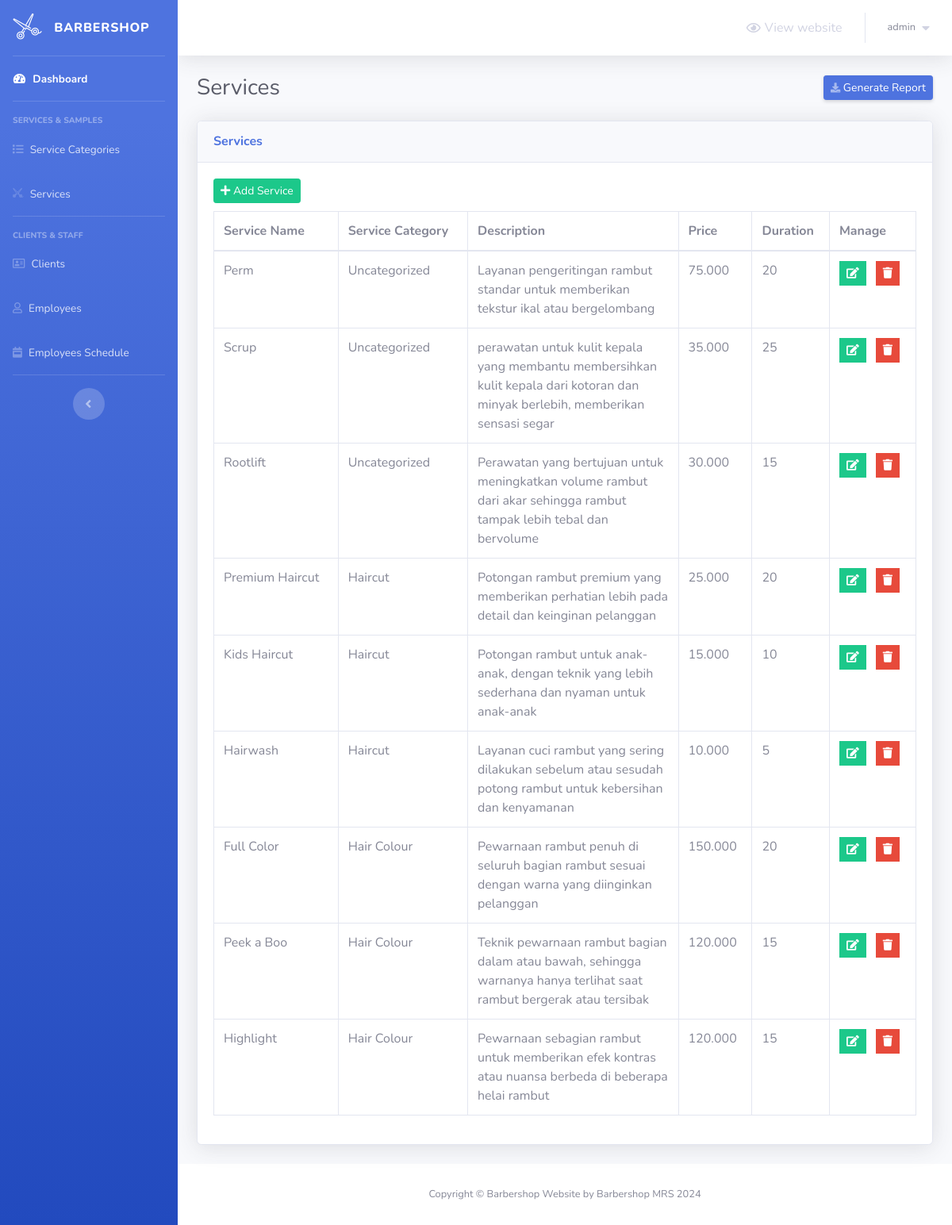
Page /barber-admin/services.php (signed in) on the committed database.
### tables this page shows
CREATE TABLE `services` (
  `service_id` int(5) NOT NULL,
  `service_name` varchar(50) NOT NULL,
  `service_description` varchar(255) NOT NULL,
  `service_price` decimal(6,3) NOT NULL,
  `service_duration` int(5) NOT NULL,
  `category_id` int(2) NOT NULL
);

CREATE TABLE `service_categories` (
  `category_id` int(2) NOT NULL,
  `category_name` varchar(50) NOT NULL
);

### barber-admin/services.php (the view, shortened to what this page needs)
<?php
    include 'connect.php';
    include 'Includes/templates/header.php';
    if(isset($_SESSION['username_barbershop_Xw211qAAsq4']) && isset($_SESSION['password_barbershop_Xw211qAAsq4']))
    {
?>
        <div class="container-fluid">
            <div class="d-sm-flex align-items-center justify-content-between mb-4">
                <h1 class="h3 mb-0 text-gray-800">Services</h1>
                <a href="#" class="d-none d-sm-inline-block btn btn-sm btn-primary shadow-sm">
                    <i class="fas fa-download fa-sm text-white-50"></i>
                    Generate Report
                </a>
            </div>
            <?php
                $do = '';
                if(isset($_GET['do']) && in_array($_GET['do'], array('Add','Edit')))
                {
                    $do = htmlspecialchars($_GET['do']);
                }
                else
                {
                    $do = 'Manage';
                }
                if($do == 'Manage')
                {
                    $stmt = $con->prepare("SELECT * FROM services s, service_categories sc where s.category_id = sc.category_id");
                    $stmt->execute();
                    $rows_services = $stmt->fetchAll();
                ?>
                    <div class="card shadow mb-4">
                        <div class="card-header py-3">
                            <h6 class="m-0 font-weight-bold text-primary">Services</h6>
                        </div>
                        <div class="card-body">
                            <a href="services.php?do=Add" class="btn btn-success btn-sm" style="margin-bottom: 10px;">
                                <i class="fa fa-plus"></i>
                                Add Service
                            </a>
                            <table class="table table-bordered">
                                <thead>
                                    <tr>
                                        <th scope="col">Service Name</th>
                                        <th scope="col">Service Category</th>
                                        <th scope="col">Description</th>
                                        <th scope="col">Price</th>
                                        <th scope="col">Duration</th>
                                        <th scope="col">Manage</th>
                                    </tr>
                                </thead>
                                <tbody>
                                    <?php
                                        foreach($rows_services as $service)
                                        {
                                            echo "<tr>";
                                                echo "<td>";
                                                    echo $service['service_name'];
                                                echo "</td>";
                                                echo "<td>";
                                                    echo $service['category_name'];
                                                echo "</td>";
                                                echo "<td style = 'width:30%'>";
                                                    echo $service['service_description'];
                                                echo "</td>";
                                                echo "<td>";
                                                    echo $service['service_price'];
                                                echo "</td>";
                                                echo "<td>";
                                                    echo $service['service_duration'];
                                                echo "</td>";
                                                echo "<td>";
                                                    $delete_data = "delete_".$service["service_id"];
                                                    ?>
                                                        <ul class="list-inline m-0">
                                                            <li class="list-inline-item" data-toggle="tooltip" title="Edit">
                                                                <button class="btn btn-success btn-sm rounded-0">
                                                                    <a href="services.php?do=Edit&service_id=<?php echo $service['service_id']; ?>" style="color: white;">
                                                                        <i class="fa fa-edit"></i>
                                                                    </a>
                                                                </button>
                                                            </li>
                                                            <li class="list-inline-item" data-toggle="tooltip" title="Delete">
                                                                <button class="btn btn-danger btn-sm rounded-0" type="button" data-toggle="modal" data-target="#<?php echo $delete_data; ?>" data-placement="top"><i class="fa fa-trash"></i></button>
                                                            </li>
                                                        </ul>
                                                    <?php
                                                echo "</td>";
                                            echo "</tr>";
                                        }
                                    ?>
                                </tbody>
                            </table>
                        </div>
                    </div>
                    <?php
                }
            ?>
        </div>
<?php
        include 'Includes/templates/footer.php';
    }
    else
    {
        header('Location: login.php');
        exit();
    }
?>

### rows in the picture
services: service_name "Perm", category.category_name "Uncategorized", service_description "Layanan pengeritingan rambut standar untuk memberikan tekstur ikal atau bergelombang", service_price "75.000", service_duration "20"
services: service_name "Scrup", category.category_name "Uncategorized", service_description "perawatan untuk kulit kepala yang membantu membersihkan kulit kepala dari kotoran dan minyak berlebih, memberikan sensasi segar", service_price "35.000", service_duration "25"
services: service_name "Rootlift", category.category_name "Uncategorized", service_description "Perawatan yang bertujuan untuk meningkatkan volume rambut dari akar sehingga rambut tampak lebih tebal dan bervolume", service_price "30.000", service_duration "15"
services: service_name "Premium Haircut", category.category_name "Haircut", service_description "Potongan rambut premium yang memberikan perhatian lebih pada detail dan keinginan pelanggan", service_price "25.000", service_duration "20"
services: service_name "Kids Haircut", category.category_name "Haircut", service_description "Potongan rambut untuk anak-anak, dengan teknik yang lebih sederhana dan nyaman untuk anak-anak", service_price "15.000", service_duration "10"
services: service_name "Hairwash", category.category_name "Haircut", service_description "Layanan cuci rambut yang sering dilakukan sebelum atau sesudah potong rambut untuk kebersihan dan kenyamanan", service_price "10.000", service_duration "5"
services: service_name "Full Color", category.category_name "Hair Colour", service_description "Pewarnaan rambut penuh di seluruh bagian rambut sesuai dengan warna yang diinginkan pelanggan", service_price "150.000", service_duration "20"
services: service_name "Peek a Boo", category.category_name "Hair Colour", service_description "Teknik pewarnaan rambut bagian dalam atau bawah, sehingga warnanya hanya terlihat saat rambut bergerak atau tersibak", service_price "120.000", service_duration "15"
services: service_name "Highlight", category.category_name "Hair Colour", service_description "Pewarnaan sebagian rambut untuk memberikan efek kontras atau nuansa berbeda di beberapa helai rambut", service_price "120.000", service_duration "15"

### other values in the picture
$_SESSION['username_barbershop_Xw211qAAsq4'] "admin"
